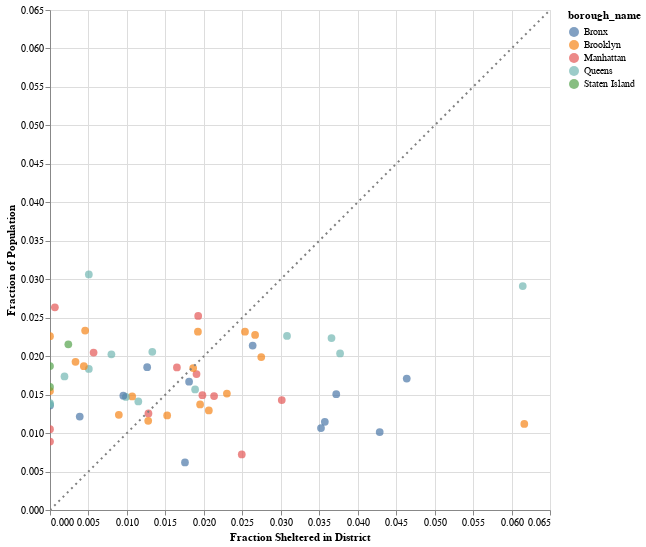

Here is the notebook cell this chart was saved with:
### Code cell
plot_xy_interactive(
    current_district_df,
    x_col = 'Fraction Sheltered in District',
    y_col = 'Fraction of Population',
    color_col='borough_name',
    tooltip=['district_name'] + [c for c in current_district_df.columns if 'Sheltered' in c]
)

# Nothing really stands out here.
# Generally linear, though noisy, once we spread the unknowns around.
# Before it was sublinear--probably just clustering around the line of the "fraction of knowns"

### Figure 1 — Vega-Lite specification as saved in the notebook (floating-point values rounded to 4 significant figures)
{"$schema": "https://vega.github.io/schema/vega-lite/v4.17.0.json", "config": {"view": {"continuousHeight": 300, "continuousWidth": 400}}, "datasets": {"data-aac274f9e19652587fe47f746bbdb292": [{"Fraction Sheltered in District": 0, "Fraction of Population": 0}, {"Fraction Sheltered in District": 0.06474, "Fraction of Population": 0.06474}], "data-dbf5da7da3d85b72a05f27a3bcd9241b": [{"Adult-only Sheltered": 626, "Fraction Sheltered from District": 0.02213, "Fraction Sheltered from District (Estimate)": 0.03342, "Fraction Sheltered in District": 0.06166, "Fraction of Adult-only Sheltered": 0.04394, "Fraction of Population": 0.01119, "Population": 98506, "Sheltered from District": 1038, "Sheltered from District (Estimate)": 1568.0, "Sheltered in District": 3700, "_is_most_recent_report": true, "borough_district_code": 316, "borough_name": "Brooklyn", "district_name": "Brownsville", "report_date": "2022-09-30T00:00:00"}, {"Adult-only Sheltered": 271, "Fraction Sheltered from District": 0.02127, "Fraction Sheltered from District (Estimate)": 0.03623, "Fraction Sheltered in District": 0.06146, "Fraction of Adult-only Sheltered": 0.01902, "Fraction of Population": 0.02911, "Population": 256278, "Sheltered from District": 998, "Sheltered from District (Estimate)": 1700.0, "Sheltered in District": 3688, "_is_most_recent_report": true, "borough_district_code": 412, "borough_name": "Queens", "district_name": "Jamaica, South Jamaica", "report_date": "2022-09-30T00:00:00"}, {"Adult-only Sheltered": 423, "Fraction Sheltered from District": 0.02886, "Fraction Sheltered from District (Estimate)": 0.04543, "Fraction Sheltered in District": 0.04638, "Fraction of Adult-only Sheltered": 0.02969, "Fraction of Population": 0.01709, "Population": 150436, "Sheltered from District": 1354, "Sheltered from District (Estimate)": 2131.0, "Sheltered in District": 2783, "_is_most_recent_report": true, "borough_district_code": 204, "borough_name": "Bronx", "district_name": "Highbridge, Concourse", "report_date": "2022-09-30T00:00:00"}, {"Adult-only Sheltered": 47, "Fraction Sheltered from District": 0.02164, "Fraction Sheltered from District (Estimate)": 0.03406, "Fraction Sheltered in District": 0.04286, "Fraction of Adult-only Sheltered": 0.003299, "Fraction of Population": 0.01013, "Population": 89216, "Sheltered from District": 1015, "Sheltered from District (Estimate)": 1598.0, "Sheltered in District": 2572, "_is_most_recent_report": true, "borough_district_code": 206, "borough_name": "Bronx", "district_name": "Belmont, East Tremont", "report_date": "2022-09-30T00:00:00"}, {"Adult-only Sheltered": 0, "Fraction Sheltered from District": 0.005372, "Fraction Sheltered from District (Estimate)": 0.009148, "Fraction Sheltered in District": 0.03771, "Fraction of Adult-only Sheltered": 0, "Fraction of Population": 0.02035, "Population": 179134, "Sheltered from District": 252, "Sheltered from District (Estimate)": 429.1, "Sheltered in District": 2263, "_is_most_recent_report": true, "borough_district_code": 403, "borough_name": "Queens", "district_name": "Jackson Heights, La Guardia Airport", "report_date": "2022-09-30T00:00:00"}, {"Adult-only Sheltered": 669, "Fraction Sheltered from District": 0.02381, "Fraction Sheltered from District (Estimate)": 0.03748, "Fraction Sheltered in District": 0.03721, "Fraction of Adult-only Sheltered": 0.04696, "Fraction of Population": 0.01506, "Population": 132584, "Sheltered from District": 1117, "Sheltered from District (Estimate)": 1758.0, "Sheltered in District": 2233, "_is_most_recent_report": true, "borough_district_code": 205, "borough_name": "Bronx", "district_name": "Fordham, University Heights", "report_date": "2022-09-30T00:00:00"}, {"Adult-only Sheltered": 193, "Fraction Sheltered from District": 0.00906, "Fraction Sheltered from District (Estimate)": 0.01543, "Fraction Sheltered in District": 0.0366, "Fraction of Adult-only Sheltered": 0.01355, "Fraction of Population": 0.02236, "Population": 196803, "Sheltered from District": 425, "Sheltered from District (Estimate)": 723.7, "Sheltered in District": 2196, "_is_most_recent_report": true, "borough_district_code": 401, "borough_name": "Queens", "district_name": "Astoria, Long Island City", "report_date": "2022-09-30T00:00:00"}, {"Adult-only Sheltered": 513, "Fraction Sheltered from District": 0.02818, "Fraction Sheltered from District (Estimate)": 0.04436, "Fraction Sheltered in District": 0.03573, "Fraction of Adult-only Sheltered": 0.03601, "Fraction of Population": 0.01147, "Population": 100929, "Sheltered from District": 1322, "Sheltered from District (Estimate)": 2081.0, "Sheltered in District": 2144, "_is_most_recent_report": true, "borough_district_code": 201, "borough_name": "Bronx", "district_name": "Mott Haven, Melrose", "report_date": "2022-09-30T00:00:00"}, {"Adult-only Sheltered": 681, "Fraction Sheltered from District": 0.02648, "Fraction Sheltered from District (Estimate)": 0.04167, "Fraction Sheltered in District": 0.03523, "Fraction of Adult-only Sheltered": 0.0478, "Fraction of Population": 0.01065, "Population": 93755, "Sheltered from District": 1242, "Sheltered from District (Estimate)": 1955.0, "Sheltered in District": 2114, "_is_most_recent_report": true, "borough_district_code": 203, "borough_name": "Bronx", "district_name": "Morrisania, Concourse Village", "report_date": "2022-09-30T00:00:00"}, {"Adult-only Sheltered": 126, "Fraction Sheltered from District": 0.007205, "Fraction Sheltered from District (Estimate)": 0.01227, "Fraction Sheltered in District": 0.03081, "Fraction of Adult-only Sheltered": 0.008845, "Fraction of Population": 0.02263, "Population": 199218, "Sheltered from District": 338, "Sheltered from District (Estimate)": 575.6, "Sheltered in District": 1849, "_is_most_recent_report": true, "borough_district_code": 413, "borough_name": "Queens", "district_name": "Queens Village, Bellerose", "report_date": "2022-09-30T00:00:00"}, {"Adult-only Sheltered": 1231, "Fraction Sheltered from District": 0.01671, "Fraction Sheltered from District (Estimate)": 0.04049, "Fraction Sheltered in District": 0.03013, "Fraction of Adult-only Sheltered": 0.08641, "Fraction of Population": 0.01429, "Population": 125771, "Sheltered from District": 784, "Sheltered from District (Estimate)": 1899.0, "Sheltered in District": 1808, "_is_most_recent_report": true, "borough_district_code": 111, "borough_name": "Manhattan", "district_name": "East Harlem", "report_date": "2022-09-30T00:00:00"}, {"Adult-only Sheltered": 564, "Fraction Sheltered from District": 0.02125, "Fraction Sheltered from District (Estimate)": 0.0321, "Fraction Sheltered in District": 0.02746, "Fraction of Adult-only Sheltered": 0.03959, "Fraction of Population": 0.01987, "Population": 174960, "Sheltered from District": 997, "Sheltered from District (Estimate)": 1506.0, "Sheltered in District": 1648, "_is_most_recent_report": true, "borough_district_code": 303, "borough_name": "Brooklyn", "district_name": "Bedford-Stuyvesant", "report_date": "2022-09-30T00:00:00"}, {"Adult-only Sheltered": 822, "Fraction Sheltered from District": 0.02874, "Fraction Sheltered from District (Estimate)": 0.0434, "Fraction Sheltered in District": 0.02666, "Fraction of Adult-only Sheltered": 0.0577, "Fraction of Population": 0.02275, "Population": 200293, "Sheltered from District": 1348, "Sheltered from District (Estimate)": 2036.0, "Sheltered in District": 1600, "_is_most_recent_report": true, "borough_district_code": 305, "borough_name": "Brooklyn", "district_name": "East New York", "report_date": "2022-09-30T00:00:00"}, {"Adult-only Sheltered": 262, "Fraction Sheltered from District": 0.02501, "Fraction Sheltered from District (Estimate)": 0.03936, "Fraction Sheltered in District": 0.02635, "Fraction of Adult-only Sheltered": 0.01839, "Fraction of Population": 0.02138, "Population": 188249, "Sheltered from District": 1173, "Sheltered from District (Estimate)": 1846.0, "Sheltered in District": 1581, "_is_most_recent_report": true, "borough_district_code": 209, "borough_name": "Bronx", "district_name": "Parkchester", "report_date": "2022-09-30T00:00:00"}, {"Adult-only Sheltered": 1069, "Fraction Sheltered from District": 0.006203, "Fraction Sheltered from District (Estimate)": 0.009369, "Fraction Sheltered in District": 0.02535, "Fraction of Adult-only Sheltered": 0.07504, "Fraction of Population": 0.02319, "Population": 204125, "Sheltered from District": 291, "Sheltered from District (Estimate)": 439.5, "Sheltered in District": 1521, "_is_most_recent_report": true, "borough_district_code": 301, "borough_name": "Brooklyn", "district_name": "Williamsburg, Greenpoint", "report_date": "2022-09-30T00:00:00"}, {"Adult-only Sheltered": 79, "Fraction Sheltered from District": 0.00226, "Fraction Sheltered from District (Estimate)": 0.005474, "Fraction Sheltered in District": 0.02493, "Fraction of Adult-only Sheltered": 0.005545, "Fraction of Population": 0.007225, "Population": 63600, "Sheltered from District": 106, "Sheltered from District (Estimate)": 256.8, "Sheltered in District": 1496, "_is_most_recent_report": true, "borough_district_code": 105, "borough_name": "Manhattan", "district_name": "Midtown South, Union Square", "report_date": "2022-09-30T00:00:00"}, {"Adult-only Sheltered": 272, "Fraction Sheltered from District": 0.00388, "Fraction Sheltered from District (Estimate)": 0.00586, "Fraction Sheltered in District": 0.023, "Fraction of Adult-only Sheltered": 0.01909, "Fraction of Population": 0.01513, "Population": 133230, "Sheltered from District": 182, "Sheltered from District (Estimate)": 274.9, "Sheltered in District": 1380, "_is_most_recent_report": true, "borough_district_code": 307, "borough_name": "Brooklyn", "district_name": "Sunset Park and Windsor Terrace", "report_date": "2022-09-30T00:00:00"}, {"Adult-only Sheltered": 605, "Fraction Sheltered from District": 0.01812, "Fraction Sheltered from District (Estimate)": 0.0439, "Fraction Sheltered in District": 0.02133, "Fraction of Adult-only Sheltered": 0.04247, "Fraction of Population": 0.01482, "Population": 130440, "Sheltered from District": 850, "Sheltered from District (Estimate)": 2059.0, "Sheltered in District": 1280, "_is_most_recent_report": true, "borough_district_code": 110, "borough_name": "Manhattan", "district_name": "Central Harlem", "report_date": "2022-09-30T00:00:00"}, {"Adult-only Sheltered": 290, "Fraction Sheltered from District": 0.005734, "Fraction Sheltered from District (Estimate)": 0.008661, "Fraction Sheltered in District": 0.02065, "Fraction of Adult-only Sheltered": 0.02036, "Fraction of Population": 0.01294, "Population": 113933, "Sheltered from District": 269, "Sheltered from District (Estimate)": 406.3, "Sheltered in District": 1239, "_is_most_recent_report": true, "borough_district_code": 306, "borough_name": "Brooklyn", "district_name": "Park Slope, Cobble Hill", "report_date": "2022-09-30T00:00:00"}, {"Adult-only Sheltered": 356, "Fraction Sheltered from District": 0.00501, "Fraction Sheltered from District (Estimate)": 0.01214, "Fraction Sheltered in District": 0.01981, "Fraction of Adult-only Sheltered": 0.02499, "Fraction of Population": 0.01492, "Population": 131351, "Sheltered from District": 235, "Sheltered from District (Estimate)": 569.3, "Sheltered in District": 1189, "_is_most_recent_report": true, "borough_district_code": 104, "borough_name": "Manhattan", "district_name": "Clinton, Chelsea", "report_date": "2022-09-30T00:00:00"}, {"Adult-only Sheltered": 188, "Fraction Sheltered from District": 0.008548, "Fraction Sheltered from District (Estimate)": 0.01291, "Fraction Sheltered in District": 0.01951, "Fraction of Adult-only Sheltered": 0.0132, "Fraction of Population": 0.01372, "Population": 120747, "Sheltered from District": 401, "Sheltered from District (Estimate)": 605.6, "Sheltered in District": 1171, "_is_most_recent_report": true, "borough_district_code": 304, "borough_name": "Brooklyn", "district_name": "Bushwick", "report_date": "2022-09-30T00:00:00"}, {"Adult-only Sheltered": 71, "Fraction Sheltered from District": 0.005606, "Fraction Sheltered from District (Estimate)": 0.01358, "Fraction Sheltered in District": 0.01926, "Fraction of Adult-only Sheltered": 0.004984, "Fraction of Population": 0.02523, "Population": 222129, "Sheltered from District": 263, "Sheltered from District (Estimate)": 637.1, "Sheltered in District": 1156, "_is_most_recent_report": true, "borough_district_code": 107, "borough_name": "Manhattan", "district_name": "Upper West Side", "report_date": "2022-09-30T00:00:00"}, {"Adult-only Sheltered": 0, "Fraction Sheltered from District": 0.01098, "Fraction Sheltered from District (Estimate)": 0.01658, "Fraction Sheltered in District": 0.01923, "Fraction of Adult-only Sheltered": 0, "Fraction of Population": 0.02318, "Population": 204095, "Sheltered from District": 515, "Sheltered from District (Estimate)": 777.8, "Sheltered in District": 1154, "_is_most_recent_report": true, "borough_district_code": 318, "borough_name": "Brooklyn", "district_name": "Canarsie", "report_date": "2022-09-30T00:00:00"}, {"Adult-only Sheltered": 913, "Fraction Sheltered from District": 0.002473, "Fraction Sheltered from District (Estimate)": 0.00599, "Fraction Sheltered in District": 0.01905, "Fraction of Adult-only Sheltered": 0.06409, "Fraction of Population": 0.01768, "Population": 155614, "Sheltered from District": 116, "Sheltered from District (Estimate)": 281.0, "Sheltered in District": 1143, "_is_most_recent_report": true, "borough_district_code": 106, "borough_name": "Manhattan", "district_name": "Stuyvesant town, Murray Hill", "report_date": "2022-09-30T00:00:00"}, {"Adult-only Sheltered": 0, "Fraction Sheltered from District": 0.004583, "Fraction Sheltered from District (Estimate)": 0.007805, "Fraction Sheltered in District": 0.01886, "Fraction of Adult-only Sheltered": 0, "Fraction of Population": 0.01567, "Population": 137981, "Sheltered from District": 215, "Sheltered from District (Estimate)": 366.1, "Sheltered in District": 1132, "_is_most_recent_report": true, "borough_district_code": 402, "borough_name": "Queens", "district_name": "Long Island City, Sunnyside", "report_date": "2022-09-30T00:00:00"}, {"Adult-only Sheltered": 0, "Fraction Sheltered from District": 0.01752, "Fraction Sheltered from District (Estimate)": 0.02647, "Fraction Sheltered in District": 0.01861, "Fraction of Adult-only Sheltered": 0, "Fraction of Population": 0.01845, "Population": 162446, "Sheltered from District": 822, "Sheltered from District (Estimate)": 1241.0, "Sheltered in District": 1117, "_is_most_recent_report": true, "borough_district_code": 317, "borough_name": "Brooklyn", "district_name": "East Flatbush", "report_date": "2022-09-30T00:00:00"}, {"Adult-only Sheltered": 604, "Fraction Sheltered from District": 0.01629, "Fraction Sheltered from District (Estimate)": 0.02563, "Fraction Sheltered in District": 0.01808, "Fraction of Adult-only Sheltered": 0.0424, "Fraction of Population": 0.01668, "Population": 146813, "Sheltered from District": 764, "Sheltered from District (Estimate)": 1203.0, "Sheltered in District": 1085, "_is_most_recent_report": true, "borough_district_code": 207, "borough_name": "Bronx", "district_name": "Norwood, Kingsbridge Heights", "report_date": "2022-09-30T00:00:00"}, {"Adult-only Sheltered": 0, "Fraction Sheltered from District": 0.01467, "Fraction Sheltered from District (Estimate)": 0.02308, "Fraction Sheltered in District": 0.01755, "Fraction of Adult-only Sheltered": 0, "Fraction of Population": 0.006186, "Population": 54454, "Sheltered from District": 688, "Sheltered from District (Estimate)": 1083.0, "Sheltered in District": 1053, "_is_most_recent_report": true, "borough_district_code": 202, "borough_name": "Bronx", "district_name": "Hunts Point, Morrisania", "report_date": "2022-09-30T00:00:00"}, {"Adult-only Sheltered": 453, "Fraction Sheltered from District": 0.008527, "Fraction Sheltered from District (Estimate)": 0.02066, "Fraction Sheltered in District": 0.0165, "Fraction of Adult-only Sheltered": 0.0318, "Fraction of Population": 0.01853, "Population": 163141, "Sheltered from District": 400, "Sheltered from District (Estimate)": 969.0, "Sheltered in District": 990, "_is_most_recent_report": true, "borough_district_code": 103, "borough_name": "Manhattan", "district_name": "Lower East Side", "report_date": "2022-09-30T00:00:00"}, {"Adult-only Sheltered": 408, "Fraction Sheltered from District": 0.01096, "Fraction Sheltered from District (Estimate)": 0.01655, "Fraction Sheltered in District": 0.01523, "Fraction of Adult-only Sheltered": 0.02864, "Fraction of Population": 0.0123, "Population": 108259, "Sheltered from District": 514, "Sheltered from District (Estimate)": 776.3, "Sheltered in District": 914, "_is_most_recent_report": true, "borough_district_code": 308, "borough_name": "Brooklyn", "district_name": "Prospect Heights", "report_date": "2022-09-30T00:00:00"}, {"Adult-only Sheltered": 0, "Fraction Sheltered from District": 0.003304, "Fraction Sheltered from District (Estimate)": 0.005627, "Fraction Sheltered in District": 0.0133, "Fraction of Adult-only Sheltered": 0, "Fraction of Population": 0.02056, "Population": 181025, "Sheltered from District": 155, "Sheltered from District (Estimate)": 264.0, "Sheltered in District": 798, "_is_most_recent_report": true, "borough_district_code": 404, "borough_name": "Queens", "district_name": "Corona, Elmhurst", "report_date": "2022-09-30T00:00:00"}, {"Adult-only Sheltered": 7, "Fraction Sheltered from District": 0.007674, "Fraction Sheltered from District (Estimate)": 0.01859, "Fraction Sheltered in District": 0.0128, "Fraction of Adult-only Sheltered": 0.0004914, "Fraction of Population": 0.01255, "Population": 110458, "Sheltered from District": 360, "Sheltered from District (Estimate)": 872.1, "Sheltered in District": 768, "_is_most_recent_report": true, "borough_district_code": 109, "borough_name": "Manhattan", "district_name": "West Harlem", "report_date": "2022-09-30T00:00:00"}, {"Adult-only Sheltered": 338, "Fraction Sheltered from District": 0.009721, "Fraction Sheltered from District (Estimate)": 0.01468, "Fraction Sheltered in District": 0.01276, "Fraction of Adult-only Sheltered": 0.02373, "Fraction of Population": 0.01159, "Population": 102000, "Sheltered from District": 456, "Sheltered from District (Estimate)": 688.7, "Sheltered in District": 766, "_is_most_recent_report": true, "borough_district_code": 309, "borough_name": "Brooklyn", "district_name": "Crown Heights, Prospect Lefferts Gardens", "report_date": "2022-09-30T00:00:00"}, {"Adult-only Sheltered": 304, "Fraction Sheltered from District": 0.02206, "Fraction Sheltered from District (Estimate)": 0.03473, "Fraction Sheltered in District": 0.01263, "Fraction of Adult-only Sheltered": 0.02134, "Fraction of Population": 0.01857, "Population": 163489, "Sheltered from District": 1035, "Sheltered from District (Estimate)": 1629.0, "Sheltered in District": 758, "_is_most_recent_report": true, "borough_district_code": 212, "borough_name": "Bronx", "district_name": "Wakefield", "report_date": "2022-09-30T00:00:00"}, {"Adult-only Sheltered": 101, "Fraction Sheltered from District": 0.0119, "Fraction Sheltered from District (Estimate)": 0.02026, "Fraction Sheltered in District": 0.01148, "Fraction of Adult-only Sheltered": 0.00709, "Fraction of Population": 0.01411, "Population": 124173, "Sheltered from District": 558, "Sheltered from District (Estimate)": 950.2, "Sheltered in District": 689, "_is_most_recent_report": true, "borough_district_code": 414, "borough_name": "Queens", "district_name": "Breezy Point, Rockaway", "report_date": "2022-09-30T00:00:00"}, {"Adult-only Sheltered": 359, "Fraction Sheltered from District": 0.005905, "Fraction Sheltered from District (Estimate)": 0.008918, "Fraction Sheltered in District": 0.01068, "Fraction of Adult-only Sheltered": 0.0252, "Fraction of Population": 0.01477, "Population": 130021, "Sheltered from District": 277, "Sheltered from District (Estimate)": 418.4, "Sheltered in District": 641, "_is_most_recent_report": true, "borough_district_code": 302, "borough_name": "Brooklyn", "district_name": "Brooklyn Heights, Fort Greene", "report_date": "2022-09-30T00:00:00"}, {"Adult-only Sheltered": 167, "Fraction Sheltered from District": 0.002814, "Fraction Sheltered from District (Estimate)": 0.004792, "Fraction Sheltered in District": 0.009865, "Fraction of Adult-only Sheltered": 0.01172, "Fraction of Population": 0.0147, "Population": 129411, "Sheltered from District": 132, "Sheltered from District (Estimate)": 224.8, "Sheltered in District": 592, "_is_most_recent_report": true, "borough_district_code": 410, "borough_name": "Queens", "district_name": "Howard Beach, Richmond Hill", "report_date": "2022-09-30T00:00:00"}, {"Adult-only Sheltered": 0, "Fraction Sheltered from District": 0.006289, "Fraction Sheltered from District (Estimate)": 0.009898, "Fraction Sheltered in District": 0.009532, "Fraction of Adult-only Sheltered": 0, "Fraction of Population": 0.01485, "Population": 130763, "Sheltered from District": 295, "Sheltered from District (Estimate)": 464.3, "Sheltered in District": 572, "_is_most_recent_report": true, "borough_district_code": 210, "borough_name": "Bronx", "district_name": "Co-op City, City Island", "report_date": "2022-09-30T00:00:00"}, {"Adult-only Sheltered": 0, "Fraction Sheltered from District": 0.007589, "Fraction Sheltered from District (Estimate)": 0.01146, "Fraction Sheltered in District": 0.008949, "Fraction of Adult-only Sheltered": 0, "Fraction of Population": 0.01237, "Population": 108905, "Sheltered from District": 356, "Sheltered from District (Estimate)": 537.7, "Sheltered in District": 537, "_is_most_recent_report": true, "borough_district_code": 313, "borough_name": "Brooklyn", "district_name": "Coney Island, Brighton Beach", "report_date": "2022-09-30T00:00:00"}, {"Adult-only Sheltered": 190, "Fraction Sheltered from District": 0.003965, "Fraction Sheltered from District (Estimate)": 0.006752, "Fraction Sheltered in District": 0.007982, "Fraction of Adult-only Sheltered": 0.01334, "Fraction of Population": 0.02024, "Population": 178178, "Sheltered from District": 186, "Sheltered from District (Estimate)": 316.7, "Sheltered in District": 479, "_is_most_recent_report": true, "borough_district_code": 405, "borough_name": "Queens", "district_name": "Ridgewood, Maspeth", "report_date": "2022-09-30T00:00:00"}, {"Adult-only Sheltered": 276, "Fraction Sheltered from District": 0.0104, "Fraction Sheltered from District (Estimate)": 0.0252, "Fraction Sheltered in District": 0.005666, "Fraction of Adult-only Sheltered": 0.01937, "Fraction of Population": 0.02047, "Population": 180206, "Sheltered from District": 488, "Sheltered from District (Estimate)": 1182.0, "Sheltered in District": 340, "_is_most_recent_report": true, "borough_district_code": 112, "borough_name": "Manhattan", "district_name": "Inwood and Washington Heights", "report_date": "2022-09-30T00:00:00"}, {"Adult-only Sheltered": 303, "Fraction Sheltered from District": 0.00275, "Fraction Sheltered from District (Estimate)": 0.004683, "Fraction Sheltered in District": 0.005049, "Fraction of Adult-only Sheltered": 0.02127, "Fraction of Population": 0.03062, "Population": 269587, "Sheltered from District": 129, "Sheltered from District (Estimate)": 219.7, "Sheltered in District": 303, "_is_most_recent_report": true, "borough_district_code": 407, "borough_name": "Queens", "district_name": "Flushing, Whitestone", "report_date": "2022-09-30T00:00:00"}, {"Adult-only Sheltered": 0, "Fraction Sheltered from District": 0.002984, "Fraction Sheltered from District (Estimate)": 0.005082, "Fraction Sheltered in District": 0.005049, "Fraction of Adult-only Sheltered": 0, "Fraction of Population": 0.01833, "Population": 161402, "Sheltered from District": 140, "Sheltered from District (Estimate)": 238.4, "Sheltered in District": 303, "_is_most_recent_report": true, "borough_district_code": 408, "borough_name": "Queens", "district_name": "Fresh Meadows, Kew Gardens Hills,", "report_date": "2022-09-30T00:00:00"}, {"Adult-only Sheltered": 130, "Fraction Sheltered from District": 0.001727, "Fraction Sheltered from District (Estimate)": 0.002608, "Fraction Sheltered in District": 0.004566, "Fraction of Adult-only Sheltered": 0.009125, "Fraction of Population": 0.02333, "Population": 205377, "Sheltered from District": 81, "Sheltered from District (Estimate)": 122.3, "Sheltered in District": 274, "_is_most_recent_report": true, "borough_district_code": 312, "borough_name": "Brooklyn", "district_name": "Boro Park, Kensington", "report_date": "2022-09-30T00:00:00"}, {"Adult-only Sheltered": 184, "Fraction Sheltered from District": 0.00712, "Fraction Sheltered from District (Estimate)": 0.01075, "Fraction Sheltered in District": 0.004399, "Fraction of Adult-only Sheltered": 0.01292, "Fraction of Population": 0.01869, "Population": 164568, "Sheltered from District": 334, "Sheltered from District (Estimate)": 504.4, "Sheltered in District": 264, "_is_most_recent_report": true, "borough_district_code": 314, "borough_name": "Brooklyn", "district_name": "Flatbush, Midwood", "report_date": "2022-09-30T00:00:00"}, {"Adult-only Sheltered": 0, "Fraction Sheltered from District": 0.004775, "Fraction Sheltered from District (Estimate)": 0.007516, "Fraction Sheltered in District": 0.003866, "Fraction of Adult-only Sheltered": 0, "Fraction of Population": 0.01215, "Population": 106924, "Sheltered from District": 224, "Sheltered from District (Estimate)": 352.6, "Sheltered in District": 232, "_is_most_recent_report": true, "borough_district_code": 208, "borough_name": "Bronx", "district_name": "Riverdale, Van Cortlandt Village", "report_date": "2022-09-30T00:00:00"}, {"Adult-only Sheltered": 0, "Fraction Sheltered from District": 0.002174, "Fraction Sheltered from District (Estimate)": 0.003284, "Fraction Sheltered in District": 0.003316, "Fraction of Adult-only Sheltered": 0, "Fraction of Population": 0.01927, "Population": 169632, "Sheltered from District": 102, "Sheltered from District (Estimate)": 154.1, "Sheltered in District": 199, "_is_most_recent_report": true, "borough_district_code": 315, "borough_name": "Brooklyn", "district_name": "Sheepshead Bay", "report_date": "2022-09-30T00:00:00"}, {"Adult-only Sheltered": 0, "Fraction Sheltered from District": 0.01049, "Fraction Sheltered from District (Estimate)": 0.01498, "Fraction Sheltered in District": 0.002383, "Fraction of Adult-only Sheltered": 0, "Fraction of Population": 0.02154, "Population": 189663, "Sheltered from District": 492, "Sheltered from District (Estimate)": 702.9, "Sheltered in District": 143, "_is_most_recent_report": true, "borough_district_code": 501, "borough_name": "Staten Island", "district_name": "Annadale, Arden Heights", "report_date": "2022-09-30T00:00:00"}, {"Adult-only Sheltered": 113, "Fraction Sheltered from District": 0.004391, "Fraction Sheltered from District (Estimate)": 0.007478, "Fraction Sheltered in District": 0.001883, "Fraction of Adult-only Sheltered": 0.007932, "Fraction of Population": 0.01736, "Population": 152839, "Sheltered from District": 206, "Sheltered from District (Estimate)": 350.8, "Sheltered in District": 113, "_is_most_recent_report": true, "borough_district_code": 409, "borough_name": "Queens", "district_name": "Richmond Hill, Ozone Park", "report_date": "2022-09-30T00:00:00"}, {"Adult-only Sheltered": 38, "Fraction Sheltered from District": 0.001215, "Fraction Sheltered from District (Estimate)": 0.002944, "Fraction Sheltered in District": 0.0006332, "Fraction of Adult-only Sheltered": 0.002667, "Fraction of Population": 0.02635, "Population": 231983, "Sheltered from District": 57, "Sheltered from District (Estimate)": 138.1, "Sheltered in District": 38, "_is_most_recent_report": true, "borough_district_code": 108, "borough_name": "Manhattan", "district_name": "Upper East Side", "report_date": "2022-09-30T00:00:00"}, {"Adult-only Sheltered": 0, "Fraction Sheltered from District": 0.0006395, "Fraction Sheltered from District (Estimate)": 0.0009136, "Fraction Sheltered in District": 0, "Fraction of Adult-only Sheltered": 0, "Fraction of Population": 0.01871, "Population": 164723, "Sheltered from District": 30, "Sheltered from District (Estimate)": 42.86, "Sheltered in District": 0, "_is_most_recent_report": true, "borough_district_code": 503, "borough_name": "Staten Island", "district_name": "Bloomfield, Chelsea", "report_date": "2022-09-30T00:00:00"}, {"Adult-only Sheltered": 0, "Fraction Sheltered from District": 0.01036, "Fraction Sheltered from District (Estimate)": 0.01631, "Fraction Sheltered in District": 0, "Fraction of Adult-only Sheltered": 0, "Fraction of Population": 0.01359, "Population": 119666, "Sheltered from District": 486, "Sheltered from District (Estimate)": 764.9, "Sheltered in District": 0, "_is_most_recent_report": true, "borough_district_code": 211, "borough_name": "Bronx", "district_name": "Allerton, Pelham Parkway", "report_date": "2022-09-30T00:00:00"}, {"Adult-only Sheltered": 0, "Fraction Sheltered from District": 0.001684, "Fraction Sheltered from District (Estimate)": 0.002543, "Fraction Sheltered in District": 0, "Fraction of Adult-only Sheltered": 0, "Fraction of Population": 0.01546, "Population": 136071, "Sheltered from District": 79, "Sheltered from District (Estimate)": 119.3, "Sheltered in District": 0, "_is_most_recent_report": true, "borough_district_code": 310, "borough_name": "Brooklyn", "district_name": "Bay Ridge, Dyker Heights", "report_date": "2022-09-30T00:00:00"}, {"Adult-only Sheltered": 0, "Fraction Sheltered from District": 0.00275, "Fraction Sheltered from District (Estimate)": 0.004153, "Fraction Sheltered in District": 0, "Fraction of Adult-only Sheltered": 0, "Fraction of Population": 0.02259, "Population": 198870, "Sheltered from District": 129, "Sheltered from District (Estimate)": 194.8, "Sheltered in District": 0, "_is_most_recent_report": true, "borough_district_code": 311, "borough_name": "Brooklyn", "district_name": "Gravesend, Bensonhurst", "report_date": "2022-09-30T00:00:00"}, {"Adult-only Sheltered": 0, "Fraction Sheltered from District": 0.01288, "Fraction Sheltered from District (Estimate)": 0.03119, "Fraction Sheltered in District": 0, "Fraction of Adult-only Sheltered": 0, "Fraction of Population": 0.008905, "Population": 78390, "Sheltered from District": 604, "Sheltered from District (Estimate)": 1463.0, "Sheltered in District": 0, "_is_most_recent_report": true, "borough_district_code": 101, "borough_name": "Manhattan", "district_name": "Tribeca/FIDI", "report_date": "2022-09-30T00:00:00"}, {"Adult-only Sheltered": 0, "Fraction Sheltered from District": 0.0005969, "Fraction Sheltered from District (Estimate)": 0.001446, "Fraction Sheltered in District": 0, "Fraction of Adult-only Sheltered": 0, "Fraction of Population": 0.0105, "Population": 92445, "Sheltered from District": 28, "Sheltered from District (Estimate)": 67.83, "Sheltered in District": 0, "_is_most_recent_report": true, "borough_district_code": 102, "borough_name": "Manhattan", "district_name": "Greenwich, Soho, Chinatown", "report_date": "2022-09-30T00:00:00"}, {"Adult-only Sheltered": 0, "Fraction Sheltered from District": 0.000874, "Fraction Sheltered from District (Estimate)": 0.001488, "Fraction Sheltered in District": 0, "Fraction of Adult-only Sheltered": 0, "Fraction of Population": 0.01374, "Population": 120955, "Sheltered from District": 41, "Sheltered from District (Estimate)": 69.82, "Sheltered in District": 0, "_is_most_recent_report": true, "borough_district_code": 406, "borough_name": "Queens", "district_name": "Forest Hills, Rego Park", "report_date": "2022-09-30T00:00:00"}, {"Adult-only Sheltered": 0, "Fraction Sheltered from District": 0.0002558, "Fraction Sheltered from District (Estimate)": 0.0004356, "Fraction Sheltered in District": 0, "Fraction of Adult-only Sheltered": 0, "Fraction of Population": 0.01388, "Population": 122211, "Sheltered from District": 12, "Sheltered from District (Estimate)": 20.44, "Sheltered in District": 0, "_is_most_recent_report": true, "borough_district_code": 411, "borough_name": "Queens", "district_name": "Bayside, East Flushing", "report_date": "2022-09-30T00:00:00"}, {"Adult-only Sheltered": 0, "Fraction Sheltered from District": 0.001258, "Fraction Sheltered from District (Estimate)": 0.001797, "Fraction Sheltered in District": 0, "Fraction of Adult-only Sheltered": 0, "Fraction of Population": 0.01599, "Population": 140795, "Sheltered from District": 59, "Sheltered from District (Estimate)": 84.29, "Sheltered in District": 0, "_is_most_recent_report": true, "borough_district_code": 502, "borough_name": "Staten Island", "district_name": "Arlington, Silver Lake", "report_date": "2022-09-30T00:00:00"}]}, "layer": [{"data": {"name": "data-dbf5da7da3d85b72a05f27a3bcd9241b"}, "encoding": {"color": {"field": "borough_name", "type": "nominal"}, "tooltip": [{"field": "district_name", "type": "nominal"}, {"field": "Sheltered in District", "type": "quantitative"}, {"field": "Fraction Sheltered in District", "type": "quantitative"}, {"field": "Sheltered from District", "type": "quantitative"}, {"field": "Fraction Sheltered from District", "type": "quantitative"}, {"field": "Adult-only Sheltered", "type": "quantitative"}, {"field": "Fraction of Adult-only Sheltered", "type": "quantitative"}, {"field": "Sheltered from District (Estimate)", "type": "quantitative"}, {"field": "Fraction Sheltered from District (Estimate)", "type": "quantitative"}], "x": {"field": "Fraction Sheltered in District", "scale": {"domain": [0, 0.06474]}, "type": "quantitative"}, "y": {"field": "Fraction of Population", "scale": {"domain": [0, 0.06474]}, "type": "quantitative"}}, "height": 500, "mark": {"size": 60, "type": "circle"}, "selection": {"selector019": {"bind": "scales", "encodings": ["x", "y"], "type": "interval"}}, "width": 500}, {"data": {"name": "data-aac274f9e19652587fe47f746bbdb292"}, "encoding": {"x": {"field": "Fraction Sheltered in District", "type": "quantitative"}, "y": {"field": "Fraction of Population", "type": "quantitative"}}, "mark": {"color": "gray", "strokeDash": [2, 4], "type": "line"}}]}
